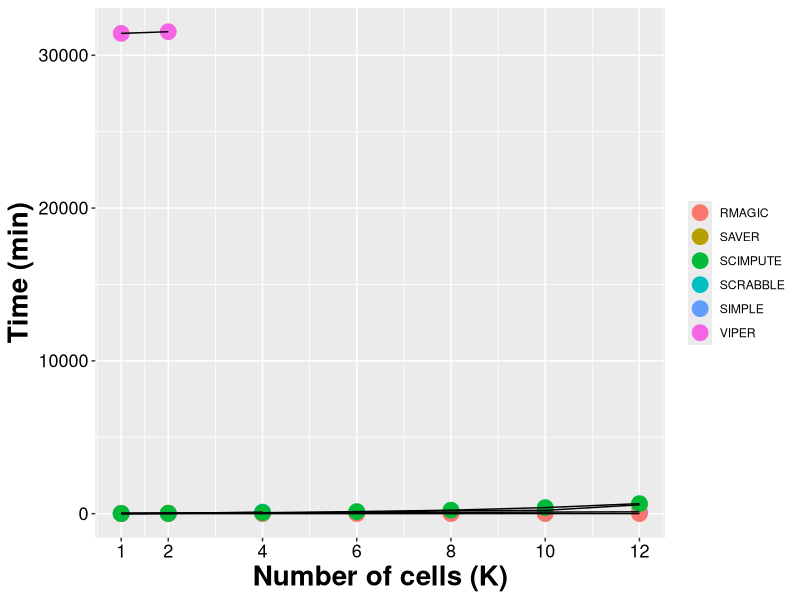

Recreate this plot in R.
library(matrixStats)
library(here)
library(tidyverse)

mycnms <- c(1000, seq(2000, 12000, 2000)) / 1000

simple <- c(812, 1366, 2171, 3552, 4937, 6048, 7174)
rmagic <- c(24.4, 32.3, 44.2, 65.8, 71.562, 88.1, 92.246)
saver <- c(1230.5, 2268.3, 2844.1, 4643.690, 11344.58, 12967.54, 34916.0)
scimpute <- c(294.342, 841.803, 3708.2, 8041.4, 13612.9, 23703.2, 39416.270)
scrabble <- c(129.3, 987.8, 6162.3, NA, NA, NA, NA)
viper <- c(31435.18, 31544.85, NA, NA, NA, NA, NA)

times <- cbind(simple, rmagic, saver, scimpute, scrabble) / 60.0
times <- as.data.frame(times)
times$cnm <- mycnms
rownames(times) <- mycnms


time_r <- ggplot(times, aes(x = cnm), shape = 16) +
  geom_point(aes(y = simple, color = "SIMPLE"), size = 5) +
  geom_point(aes(y = saver, color = "SAVER"), size = 5) +
  geom_point(aes(y = scrabble, color = "SCRABBLE"), size = 5) +
  geom_point(aes(y = rmagic, color = "RMAGIC"), size = 5) +
  geom_point(aes(y = scimpute, color = "SCIMPUTE"), size = 5) +
  geom_point(aes(y = viper, color = "VIPER"), size = 5) +
  scale_x_continuous(name = "Number of cells (K)", breaks = mycnms) +
  geom_line(aes(y = simple)) +
  geom_line(aes(y = saver)) +
  geom_line(aes(y = scrabble)) +
  geom_line(aes(y = rmagic)) +
  geom_line(aes(y = scimpute)) +
  geom_line(aes(y = viper)) +
  theme(
    axis.text.x = element_text(color = "black",
                               size = 13, family = "Helvetica"),
    axis.text.y = element_text(color = "black",
                               family = "Helvetica", size = 13),
    axis.title.x = element_text(color = "black",
                                size = 20, family = "Helvetica", face = "bold"),
    axis.title.y = element_text(color = "black",
                                family = "Helvetica", size = 20),
    title = element_text(
      family = "Helvetica", color = "black", size = 24,
      face = "bold"
    ),
    plot.title = element_text(hjust = 0.5),
    legend.title = element_blank()
  ) +
  ylab("Time (min)")
